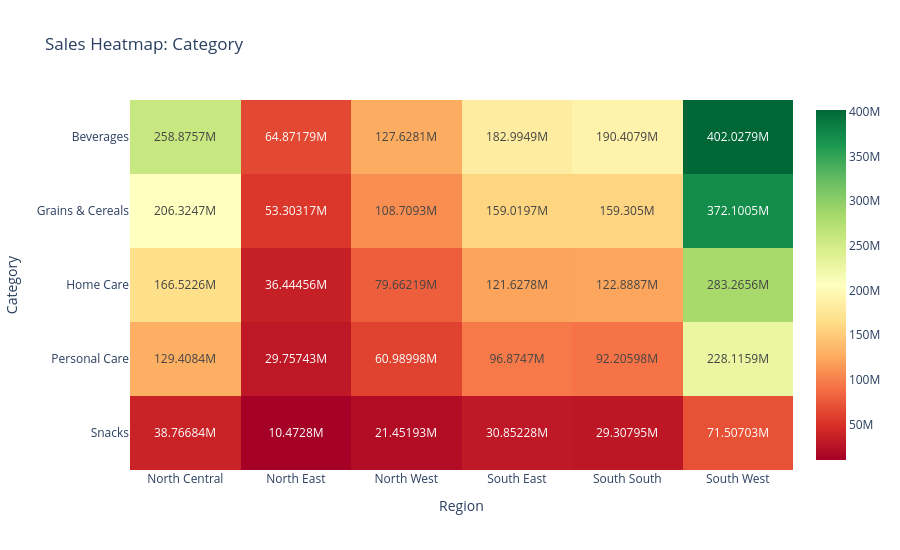

This figure's notebook cell:
### Markdown cell above
### VISUALIZATIONS

### Code cell
#Category Summary Table
pivot=df.pivot_table(values='Sales_NGN',index='Category',columns='Region', aggfunc='sum').round(0)
pivot
#Category Sales Heatmap
fig=px.imshow(pivot, text_auto=True,aspect='auto', color_continuous_scale='RdYlGn', title='Sales Heatmap: Category',height=550)
fig.show()

### Figure 1 — Plotly figure (JSON) as saved in the notebook; plotly's stock layout.template omitted (floating-point values rounded to 4 significant figures)
{"data": [{"coloraxis": "coloraxis", "hovertemplate": "Region: %{x}<br>Category: %{y}<br>color: %{z}<extra></extra>", "name": "0", "texttemplate": "%{z}", "type": "heatmap", "x": ["North Central", "North East", "North West", "South East", "South South", "South West"], "xaxis": "x", "y": ["Beverages", "Grains & Cereals", "Home Care", "Personal Care", "Snacks"], "yaxis": "y", "z": [[258900000.0, 64870000.0, 127600000.0, 183000000.0, 190400000.0, 402000000.0], [206300000.0, 53300000.0, 108700000.0, 159000000.0, 159300000.0, 372100000.0], [166500000.0, 36440000.0, 79660000.0, 121600000.0, 122900000.0, 283300000.0], [129400000.0, 29760000.0, 60990000.0, 96870000.0, 92210000.0, 228100000.0], [38770000.0, 10470000.0, 21450000.0, 30850000.0, 29310000.0, 71510000.0]]}], "layout": {"coloraxis": {"colorscale": [[0, "rgb(165,0,38)"], [0.1, "rgb(215,48,39)"], [0.2, "rgb(244,109,67)"], [0.3, "rgb(253,174,97)"], [0.4, "rgb(254,224,139)"], [0.5, "rgb(255,255,191)"], [0.6, "rgb(217,239,139)"], [0.7, "rgb(166,217,106)"], [0.8, "rgb(102,189,99)"], [0.9, "rgb(26,152,80)"], [1, "rgb(0,104,55)"]]}, "height": 550, "title": {"text": "Sales Heatmap: Category"}, "xaxis": {"anchor": "y", "domain": [0, 1], "title": {"text": "Region"}}, "yaxis": {"anchor": "x", "autorange": "reversed", "domain": [0, 1], "title": {"text": "Category"}}}}
